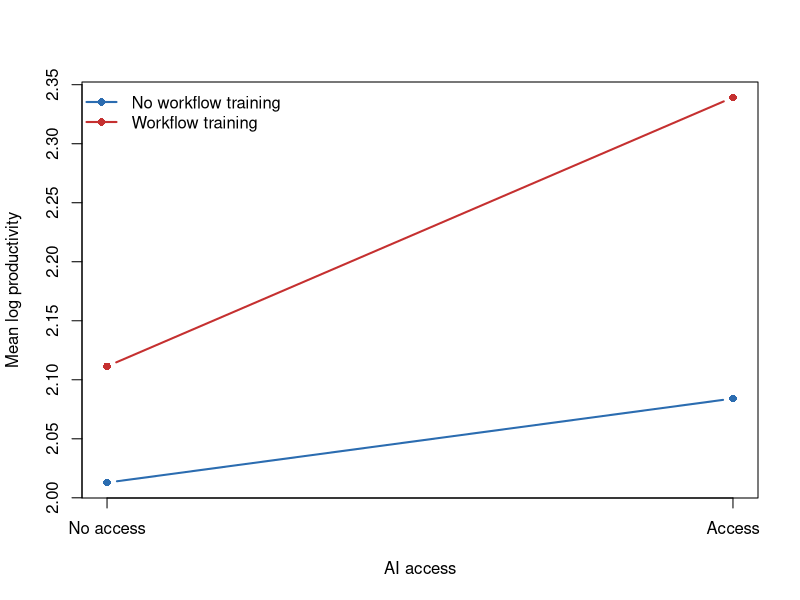

This chart was generated by the following R code:
set.seed(2604)
N <- 6000
ai_access <- rbinom(N, 1, 0.5)
workflow_training <- rbinom(N, 1, 0.5)
baseline_skill <- rnorm(N)

# A 2x2 factorial design identifies whether workflow redesign complements AI.
log_productivity <- 2 + 0.05*ai_access + 0.12*workflow_training +
  0.18*ai_access*workflow_training + 0.25*baseline_skill + rnorm(N, sd=0.55)
dat <- data.frame(ai_access, workflow_training, baseline_skill, log_productivity)
fit <- lm(log_productivity ~ ai_access*workflow_training + baseline_skill, dat)
co <- coef(summary(fit))
effects <- c(
  AI_without_training=coef(fit)["ai_access"],
  AI_with_training=coef(fit)["ai_access"]+coef(fit)["ai_access:workflow_training"],
  complementarity=coef(fit)["ai_access:workflow_training"]
)
saveRDS(list(data=dat,fit=fit,effects=effects),"res26_complements.rds")

dir.create("../../assets/fig",recursive=TRUE,showWarnings=FALSE)
means <- with(dat,tapply(log_productivity,list(workflow_training,ai_access),mean))
svg("../../assets/fig/fig_34_complements.svg",width=8.2,height=4.6)
matplot(c(0,1),t(means),type="b",pch=16,lty=1,lwd=2,
        col=c("#2b6cb0","#c53030"),xaxt="n",xlab="AI access",
        ylab="Mean log productivity")
axis(1,at=c(0,1),labels=c("No access","Access"))
legend("topleft",c("No workflow training","Workflow training"),
       col=c("#2b6cb0","#c53030"),pch=16,lty=1,lwd=2,bty="n")
dev.off()
cat(sprintf("AI effect without training %.3f | with training %.3f | interaction %.3f (SE %.3f)\n",
            effects[1],effects[2],effects[3],co["ai_access:workflow_training","Std. Error"]))
